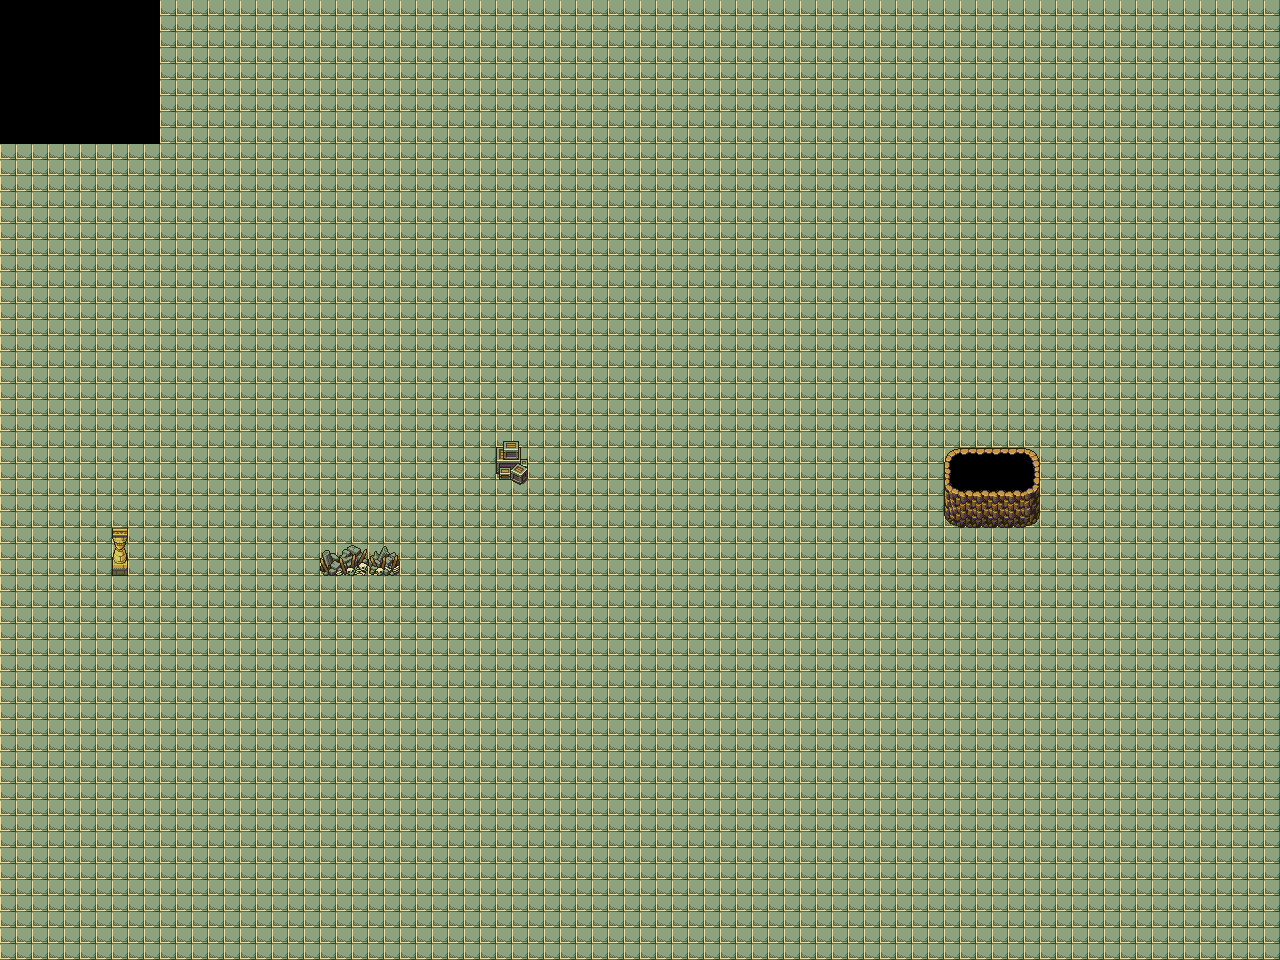

Below is a game level as drawn by its tile map, then a one-line description and the .tmx that defines it (tile-layer data replaced by summaries):
An orthogonal 80x60 tile map with 16x16 px tiles, 3 tile layers (sol, objets, foreground), 3 tilesets and 28 objects (4x collision, 3x orc, 2x skeleton, player, item_boots, ...).

<map version="1.10" tiledversion="1.11.2" orientation="orthogonal" renderorder="right-down" width="80" height="60" tilewidth="16" tileheight="16" infinite="0" nextlayerid="7" nextobjectid="53">
 <tileset firstgid="1" name="Dungeon_Autotiles" tilewidth="16" tileheight="16" tilecount="300" columns="20">
  <image source="../images/Dungeon_Autotiles.png" width="320" height="240" />
 </tileset>
 <tileset firstgid="301" name="Dungeon_WallsAndFloors" tilewidth="16" tileheight="16" tilecount="192" columns="6">
  <image source="../images/Dungeon_WallsAndFloors.png" width="96" height="512" />
 </tileset>
 <tileset firstgid="493" name="DungeonDecorations" tilewidth="16" tileheight="16" tilecount="1024" columns="32">
  <image source="../images/DungeonDecorations.png" width="512" height="512" />
 </tileset>
 <layer id="1" name="sol" width="80" height="60">
  <data>[4800 cells, 4800 non-empty, 3 distinct tile ids]</data>
 </layer>
 <layer id="3" name="objets" width="80" height="60">
  <data>[4800 cells, 50 non-empty, 35 distinct tile ids]</data>
 </layer>
 <objectgroup id="4" name="collisions">
  <object id="10" type="collision" x="113" y="558.25" width="14" height="15.75" />
  <object id="11" type="collision" x="496.875" y="455.625" width="31.125" height="27.375" />
  <object id="12" type="collision" x="320.455" y="559.273" width="78.4545" height="15.6364" />
  <object id="15" type="collision" x="945.25" y="464.75" width="93.75" height="62.25" />
 </objectgroup>
 <objectgroup id="5" name="spawn">
  <object id="20" type="player" x="149" y="184.333">
   <point />
  </object>
  <object id="23" type="item_boots" x="274" y="45">
   <point />
  </object>
  <object id="24" type="redgem" x="394" y="45">
   <point />
  </object>
  <object id="25" type="bluegem" x="522" y="45">
   <point />
  </object>
  <object id="27" type="kitsune_mask" x="638.667" y="41.3333">
   <point />
  </object>
  <object id="28" type="cursed_brand" x="740" y="37.3333">
   <point />
  </object>
  <object id="29" type="mirror" x="820" y="38.6667">
   <point />
  </object>
  <object id="31" type="travelers_cap" x="904.75" y="36.5">
   <point />
  </object>
  <object id="32" type="zhonya" x="201" y="45">
   <point />
  </object>
  <object id="33" type="rabadon" x="199.5" y="105.5">
   <point />
  </object>
  <object id="34" type="fee_3" x="23" y="54.5">
   <point />
  </object>
  <object id="36" type="chest_left" x="51" y="309.5">
   <point />
  </object>
  <object id="38" type="chest_right" x="51" y="362">
   <point />
  </object>
  <object id="40" type="orc" x="1064.83" y="821.333">
   <point />
  </object>
  <object id="43" type="cap_assassin" x="48" y="200.5">
   <point />
  </object>
  <object id="44" type="skeleton" x="627" y="761">
   <point />
  </object>
  <object id="45" type="orc_rider" x="221" y="880">
   <point />
  </object>
  <object id="46" type="skeleton_archer" x="745" y="348">
   <point />
  </object>
  <object id="47" type="orc" x="843" y="179">
   <point />
  </object>
  <object id="48" type="skeleton" x="914" y="288">
   <point />
  </object>
  <object id="49" type="orc" x="696" y="166">
   <point />
  </object>
  <object id="50" type="elite_orc" x="1227" y="900">
   <point />
  </object>
  <object id="51" type="rock" x="287" y="242">
   <point />
  </object>
  <object id="52" type="pickaxe" x="408" y="254">
   <point />
  </object>
 </objectgroup>
 <layer id="6" name="foreground" width="80" height="60">
  <data>[4800 cells, 17 non-empty, 14 distinct tile ids]</data>
 </layer>
</map>
